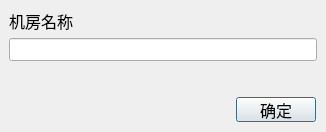
<?xml version="1.0" encoding="UTF-8"?>
<ui version="4.0">
 <class>Tp_AddRoomDlg</class>
 <widget class="QDialog" name="Tp_AddRoomDlg">
  <property name="geometry">
   <rect>
    <x>0</x>
    <y>0</y>
    <width>326</width>
    <height>132</height>
   </rect>
  </property>
  <property name="minimumSize">
   <size>
    <width>0</width>
    <height>0</height>
   </size>
  </property>
  <property name="maximumSize">
   <size>
    <width>16777215</width>
    <height>16777215</height>
   </size>
  </property>
  <property name="windowTitle">
   <string>添加/修改机房</string>
  </property>
  <property name="styleSheet">
   <string notr="true">#Tp_AddRoomDlg{background-image: url(:/image/box_back.jpg);font: 12pt &quot;微软雅黑&quot;;}
</string>
  </property>
  <layout class="QVBoxLayout" name="verticalLayout">
   <property name="leftMargin">
    <number>0</number>
   </property>
   <property name="topMargin">
    <number>0</number>
   </property>
   <property name="rightMargin">
    <number>0</number>
   </property>
   <property name="bottomMargin">
    <number>0</number>
   </property>
   <item>
    <widget class="QWidget" name="widget_white" native="true">
     <layout class="QVBoxLayout" name="verticalLayout_3">
      <property name="spacing">
       <number>10</number>
      </property>
      <item>
       <layout class="QVBoxLayout" name="verticalLayout_2">
        <property name="spacing">
         <number>5</number>
        </property>
        <item>
         <widget class="QLabel" name="label_name">
          <property name="font">
           <font>
            <family>微软雅黑</family>
            <pointsize>12</pointsize>
           </font>
          </property>
          <property name="text">
           <string>机房名称</string>
          </property>
         </widget>
        </item>
        <item>
         <widget class="QLineEdit" name="lineEdit_name">
          <property name="minimumSize">
           <size>
            <width>0</width>
            <height>23</height>
           </size>
          </property>
          <property name="font">
           <font>
            <family>微软雅黑</family>
            <pointsize>12</pointsize>
           </font>
          </property>
         </widget>
        </item>
       </layout>
      </item>
      <item>
       <spacer name="verticalSpacer">
        <property name="orientation">
         <enum>Qt::Vertical</enum>
        </property>
        <property name="sizeHint" stdset="0">
         <size>
          <width>20</width>
          <height>40</height>
         </size>
        </property>
       </spacer>
      </item>
     </layout>
    </widget>
   </item>
   <item>
    <layout class="QHBoxLayout" name="horizontalLayout" stretch="1,0">
     <property name="rightMargin">
      <number>10</number>
     </property>
     <property name="bottomMargin">
      <number>10</number>
     </property>
     <item>
      <spacer name="horizontalSpacer">
       <property name="orientation">
        <enum>Qt::Horizontal</enum>
       </property>
       <property name="sizeHint" stdset="0">
        <size>
         <width>264</width>
         <height>20</height>
        </size>
       </property>
      </spacer>
     </item>
     <item>
      <widget class="QPushButton" name="okBtn">
       <property name="minimumSize">
        <size>
         <width>75</width>
         <height>25</height>
        </size>
       </property>
       <property name="font">
        <font>
         <family>微软雅黑</family>
         <pointsize>12</pointsize>
        </font>
       </property>
       <property name="text">
        <string>确定</string>
       </property>
      </widget>
     </item>
    </layout>
   </item>
  </layout>
 </widget>
 <resources/>
 <connections/>
</ui>
